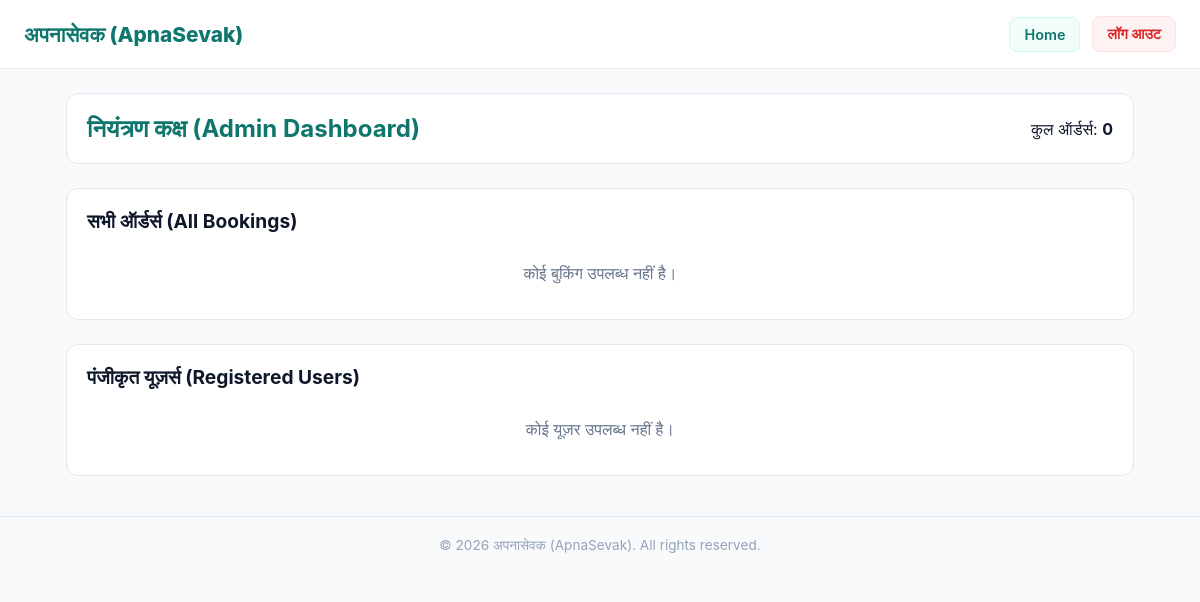
Before: /admin_dashboard with the older database file.
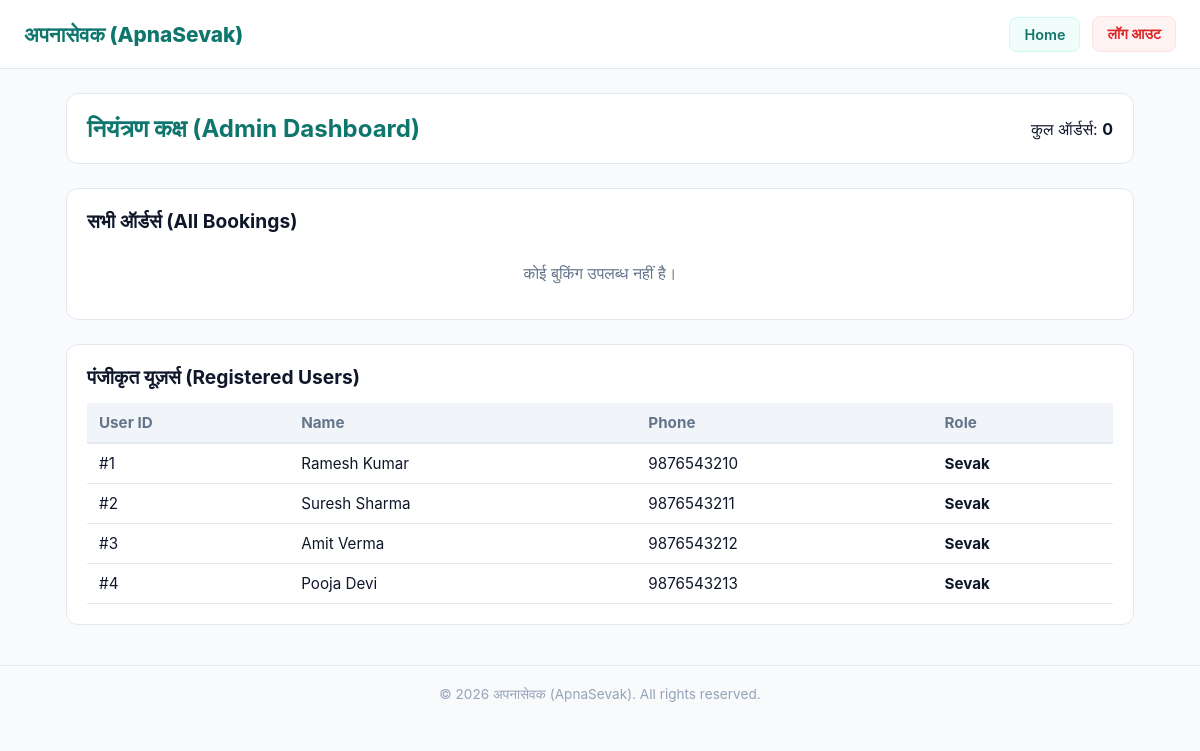
After: the same page with the newer database file.
### app.py (models this page shows)
class User(db.Model):
    id = db.Column(db.Integer, primary_key=True)
    name = db.Column(db.String(120), nullable=False)
    phone = db.Column(db.String(20), unique=True, nullable=False)
    password_hash = db.Column(db.String(256), nullable=False)
    role = db.Column(db.String(20), default="customer")  # customer, sevak, admin
    service_type = db.Column(db.String(100), nullable=True) # For sevaks: Electrician, Plumber, etc.
    is_available = db.Column(db.Boolean, default=True)
    created_at = db.Column(db.DateTime, default=datetime.utcnow)

### app.py (the view)
@app.route("/admin_dashboard")
@app.route("/admin_dashboard")
def admin_dashboard():
    try:
        all_users = User.query.all()
    except Exception:
        all_users = []
    try:
        all_bookings = Booking.query.order_by(Booking.id.desc()).all()
    except Exception:
        all_bookings = []
    return render_template("admin_dashboard.html", users=all_users, bookings=all_bookings)

### app.py (called while the page is built)
@app.context_processor
def inject_translations():
    lang = session.get("lang", "hi")
    return dict(t=TRANSLATIONS.get(lang, TRANSLATIONS["hi"]), current_lang=lang)

### templates/admin_dashboard.html (shortened to what this page needs)
<!DOCTYPE html>
<html lang="hi">
<head>
</head>
<body>
    <nav class="navbar">
        <a href="/" class="brand-logo">अपनासेवक (ApnaSevak)</a>
        <div class="nav-actions">
            <a href="/" class="nav-btn nav-btn-home">Home</a>
            <a href="/logout" class="nav-btn nav-btn-logout">लॉग आउट</a>
        </div>
    </nav>
    <div class="container">
        <div class="header-box">
            <h1>नियंत्रण कक्ष (Admin Dashboard)</h1>
            <span>कुल ऑर्डर्स: <strong>{{ bookings|length if bookings else 0 }}</strong></span>
        </div>
        <div class="section-box">
            <div class="section-header">सभी ऑर्डर्स (All Bookings)</div>
            <div class="table-responsive">
                {% if bookings %}
                <table>
                    <thead>
                        <tr>
                            <th>Order ID</th>
                            <th>Customer</th>
                            <th>Phone</th>
                            <th>Service</th>
                            <th>Address</th>
                            <th>Status</th>
                        </tr>
                    </thead>
                    <tbody>
                        {% for b in bookings %}
                        <tr>
                            <td>#{{ b.id }}</td>
                            <td>{{ b.customer_name }}</td>
                            <td>{{ b.customer_phone }}</td>
                            <td><strong>{{ b.service_name }}</strong></td>
                            <td>{{ b.address }}</td>
                            <td><span class="badge badge-{{ b.status }}">{{ b.status }}</span></td>
                        </tr>
                        {% endfor %}
                    </tbody>
                </table>
                {% else %}
                <p style="color: var(--text-muted); text-align: center; padding: 16px;">कोई बुकिंग उपलब्ध नहीं है।</p>
                {% endif %}
            </div>
        </div>
        <div class="section-box">
            <div class="section-header">पंजीकृत यूज़र्स (Registered Users)</div>
            <div class="table-responsive">
                {% if users %}
                <table>
                    <thead>
                        <tr>
                            <th>User ID</th>
                            <th>Name</th>
                            <th>Phone</th>
                            <th>Role</th>
                        </tr>
                    </thead>
                    <tbody>
                        {% for u in users %}
                        <tr>
                            <td>#{{ u.id }}</td>
                            <td>{{ u.name }}</td>
                            <td>{{ u.phone }}</td>
                            <td><strong>{{ u.role|capitalize }}</strong></td>
                        </tr>
                        {% endfor %}
                    </tbody>
                </table>
                {% else %}
                <p style="color: var(--text-muted); text-align: center; padding: 16px;">कोई यूज़र उपलब्ध नहीं है।</p>
                {% endif %}
            </div>
        </div>
    </div>
    <footer style="text-align: center; color: #94A3B8; font-size: 0.85rem; padding: 20px; border-top: 1px solid var(--border); margin-top: 40px;">
        © 2026 अपनासेवक (ApnaSevak). All rights reserved.
    </footer>
</body>
</html>

### templates/admin_dashboard.html (style rules this page uses)
:root { --primary: #0F766E; --primary-dark: #115E59; --bg-color: #F8FAFC; --card-bg: #FFFFFF; --text-dark: #0F172A; --text-muted: #64748B; --border: #E2E8F0; }
* { margin: 0; padding: 0; box-sizing: border-box; font-family: -apple-system, BlinkMacSystemFont, 'Segoe UI', Roboto, Helvetica, Arial, sans-serif; }
body { background-color: var(--bg-color); color: var(--text-dark); padding-bottom: 40px; }
.navbar { background-color: #FFFFFF; padding: 16px 24px; display: flex; justify-content: space-between; align-items: center; border-bottom: 1px solid var(--border); position: sticky; top: 0; z-index: 10; }
.brand-logo { font-size: 1.3rem; font-weight: 800; color: var(--primary); text-decoration: none; }
.nav-actions { display: flex; gap: 12px; align-items: center; }
.nav-btn { text-decoration: none; font-size: 0.9rem; font-weight: 600; padding: 8px 14px; border-radius: 8px; }
.nav-btn-home { color: var(--primary); background: #F0FDFA; border: 1px solid #CCFBF1; }
.nav-btn-logout { color: #DC2626; background: #FEF2F2; border: 1px solid #FEE2E2; }
.container { max-width: 1100px; margin: 24px auto; padding: 0 16px; }
.header-box { background: #FFFFFF; padding: 20px; border-radius: 12px; border: 1px solid var(--border); margin-bottom: 24px; display: flex; justify-content: space-between; align-items: center; }
.header-box h1 { font-size: 1.5rem; color: var(--primary); }
.section-box { background: var(--card-bg); border: 1px solid var(--border); border-radius: 12px; padding: 20px; margin-bottom: 24px; }
.section-header { font-size: 1.2rem; font-weight: 700; margin-bottom: 14px; }
.table-responsive { width: 100%; overflow-x: auto; }
table { width: 100%; border-collapse: collapse; text-align: left; font-size: 0.95rem; }
th { background-color: #F1F5F9; color: var(--text-muted); font-weight: 700; padding: 10px 12px; border-bottom: 2px solid var(--border); }
td { padding: 10px 12px; border-bottom: 1px solid var(--border); }

Changed rows visible on the page:
added User: id "1", name "Ramesh Kumar", phone "9876543210", role "Sevak"
added User: id "2", name "Suresh Sharma", phone "9876543211", role "Sevak"
added User: id "3", name "Amit Verma", phone "9876543212", role "Sevak"
added User: id "4", name "Pooja Devi", phone "9876543213", role "Sevak"
Other visible differences:
text no longer shown: "कोई यूज़र उपलब्ध नहीं है।"
text now shown: "User ID Name Phone Role"
